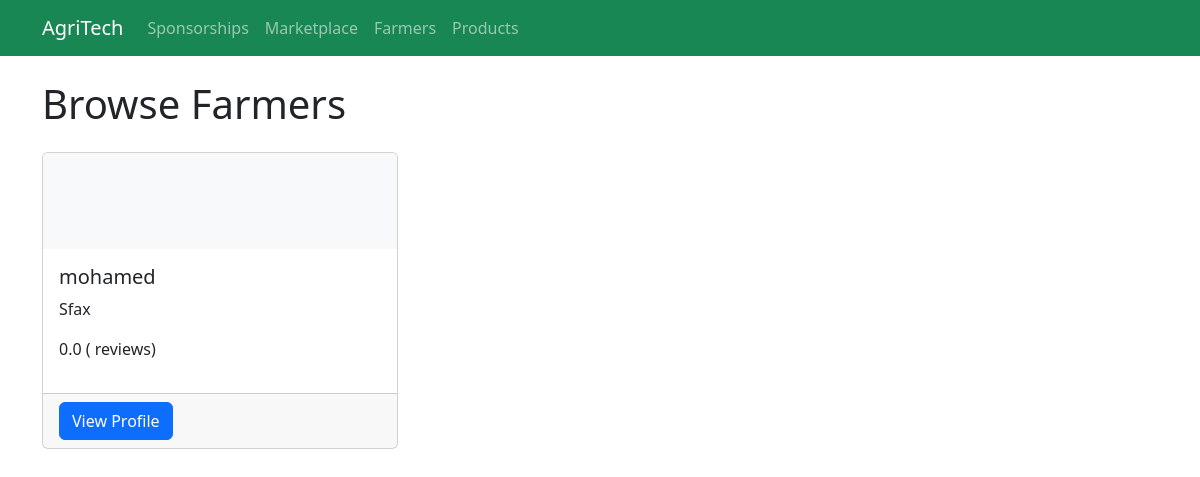
Before: /marketplace/farmers/ with the older database file.
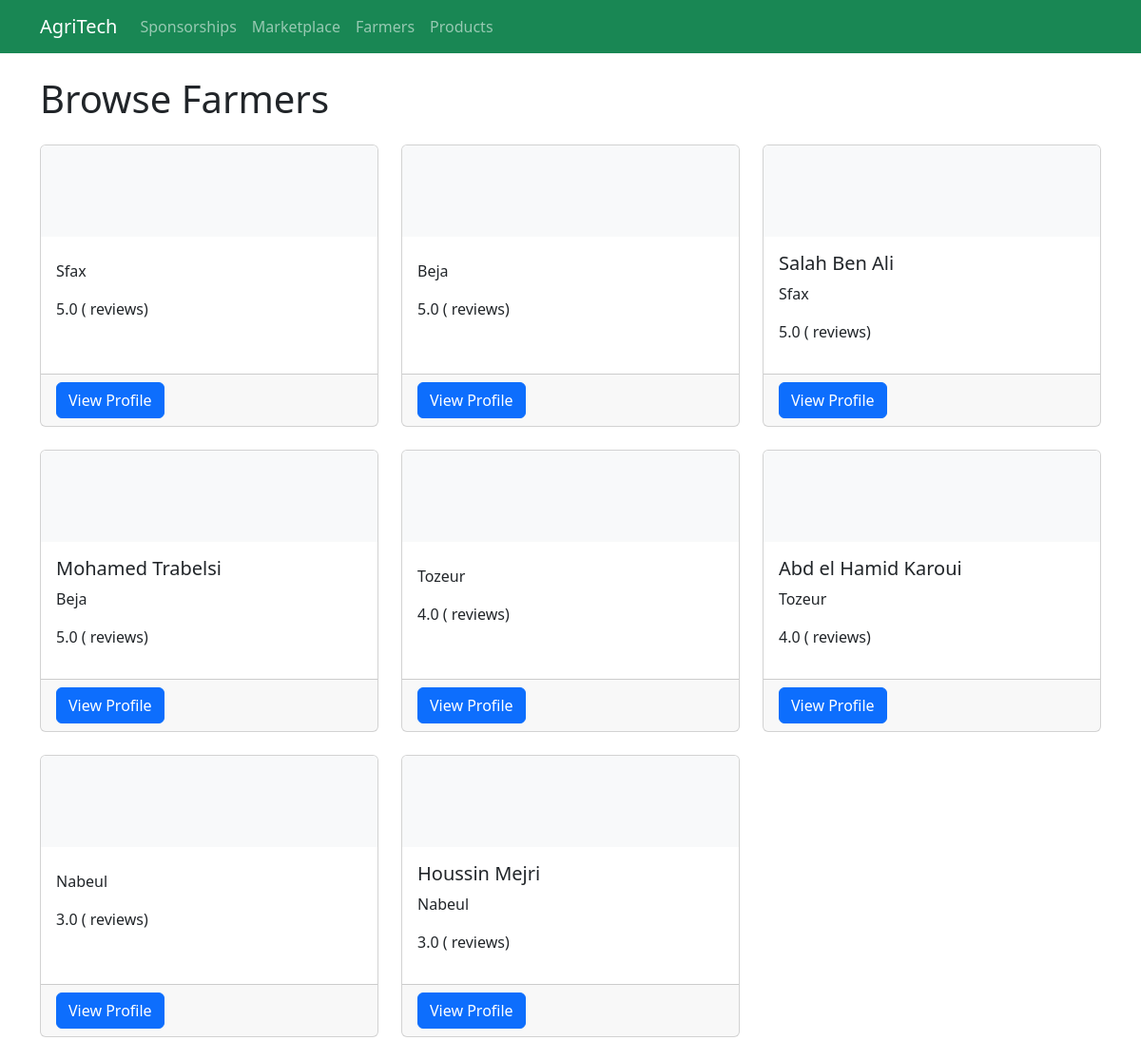
After: the same page with the newer database file.
### marketplace/models.py (models this page shows, shortened)
class Farmer(models.Model):
    user = models.OneToOneField(User, on_delete=models.CASCADE, related_name='farmer_profile')
    phone_number = models.CharField(max_length=15)
    location = models.CharField(max_length=100)
    rating = models.DecimalField(max_digits=3, decimal_places=2, default=0.0)
    total_ratings = models.PositiveIntegerField(default=0)
    created_at = models.DateTimeField(auto_now_add=True)
    updated_at = models.DateTimeField(auto_now=True)

### marketplace/views.py (the view)
# urls.py: path('farmers/', views.farmer_list, name='farmer_list'),
def farmer_list(request):
    farmers = Farmer.objects.all().order_by('-rating')
    context = {'farmers': farmers}
    return render(request, 'marketplace/farmer_list.html', context)

### templates/marketplace/farmer_list.html (shortened to what this page needs)
{% extends "base.html" %}
{% block content %}
    <h1 class="mb-4">Browse Farmers</h1>
    <div class="row">
        {% if farmers %}
            {% for farmer in farmers %}
                <div class="col-md-4 mb-4">
                    <div class="card h-100">
                        {% if farmer.profile_image %}
                            <img src="{{ farmer.profile_image.url }}" class="card-img-top" alt="{{ farmer.user.username }}">
                        {% else %}
                            <div class="card-img-top bg-light text-center py-5">
                            </div>
                        {% endif %}
                        <div class="card-body">
                            <h5 class="card-title">{{ farmer.user.get_full_name|default:farmer.user.username }}</h5>
                            <p class="card-text">
                                 {{ farmer.location }}
                            </p>
                            <p class="card-text">
                                 {{ farmer.rating|floatformat:1 }} ({{ farmer.rating_count }} reviews)
                            </p>
                        </div>
                        <div class="card-footer">
                            <a href="{% url 'farmer_detail' farmer.id %}" class="btn btn-primary">View Profile</a>
                        </div>
                    </div>
                </div>
            {% endfor %}
        {% else %}
            <div class="col-12">
                <div class="alert alert-info">
                    No farmers found. Check back later!
                </div>
            </div>
        {% endif %}
    </div>
{% endblock %}

### templates/base.html (shortened to what this page needs)
<!DOCTYPE html>
<html>
<head>
    <link href="https://cdn.jsdelivr.net/npm/bootstrap@5.3.0/dist/css/bootstrap.min.css" rel="stylesheet">
</head>
<body>
    <nav class="navbar navbar-expand-lg navbar-dark bg-success">
        <div class="container">
            <a class="navbar-brand" href="/">AgriTech</a>
            <div class="collapse navbar-collapse" id="navbarNav">
                <ul class="navbar-nav">
                    <li class="nav-item">
                        <a class="nav-link" href="{% url 'sponsorship_list' %}">Sponsorships</a>
                    </li>
                    <li class="nav-item">
                        <a class="nav-link" href="{% url 'marketplace_home' %}">Marketplace</a>
                    </li>
                    <li class="nav-item">
                        <a class="nav-link" href="{% url 'farmer_list' %}">Farmers</a>
                    </li>
                    <li class="nav-item">
                        <a class="nav-link" href="{% url 'produce_list' %}">Products</a>
                    </li>
                </ul>
            </div>
        </div>
    </nav>
    <div class="container mt-4">
        {% block content %}{% endblock %}
    </div>
</body>
</html>

Changed rows visible on the page:
removed Farmer: user.get_full_name "mohamed", location "Sfax", rating "0.0"
added Farmer: location "Sfax", rating "5.0"
added Farmer: location "Beja", rating "5.0"
added Farmer: user.get_full_name "Salah Ben Ali", location "Sfax", rating "5.0"
added Farmer: user.get_full_name "Mohamed Trabelsi", location "Beja", rating "5.0"
added Farmer: location "Tozeur", rating "4.0"
added Farmer: user.get_full_name "Abd el Hamid Karoui", location "Tozeur", rating "4.0"
added Farmer: location "Nabeul", rating "3.0"
added Farmer: user.get_full_name "Houssin Mejri", location "Nabeul", rating "3.0"
